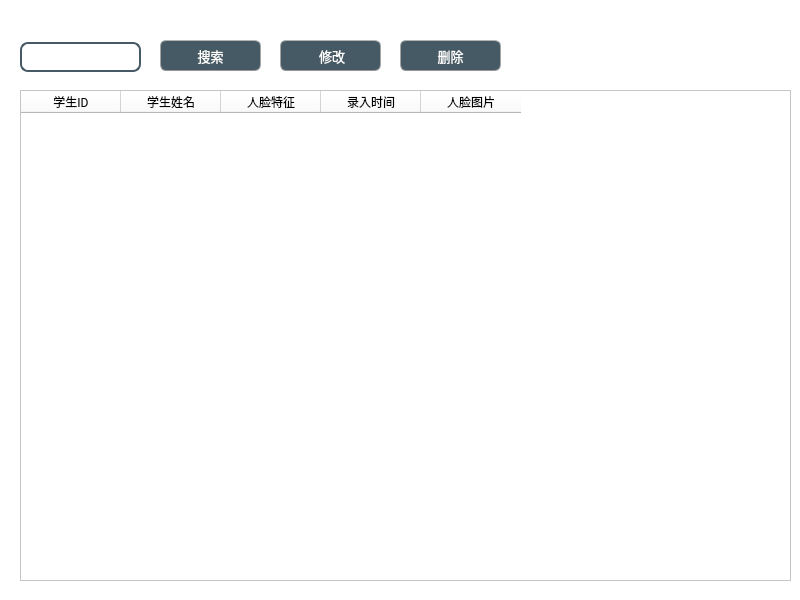
<?xml version="1.0" encoding="UTF-8"?>
<ui version="4.0">
 <class>CheckInRecordForm</class>
 <widget class="QWidget" name="CheckInRecordForm">
  <property name="geometry">
   <rect>
    <x>0</x>
    <y>0</y>
    <width>800</width>
    <height>600</height>
   </rect>
  </property>
  <property name="windowTitle">
   <string>Form</string>
  </property>
  <property name="styleSheet">
   <string notr="true">background-color: rgb(255, 255, 255);</string>
  </property>
  <widget class="QPushButton" name="pushButton_search">
   <property name="geometry">
    <rect>
     <x>160</x>
     <y>40</y>
     <width>101</width>
     <height>31</height>
    </rect>
   </property>
   <property name="font">
    <font>
     <family>Roboto</family>
     <pointsize>10</pointsize>
     <weight>50</weight>
     <bold>false</bold>
    </font>
   </property>
   <property name="styleSheet">
    <string notr="true">QPushButton{
	
	color: rgb(255, 255, 255);
	border-width: 1px;
	border-radius: 6px;
	border-bottom-color: rgb(150,150,150);
	border-right-color: rgb(165,165,165);
	border-left-color: rgb(165,165,165);
	border-top-color: rgb(180,180,180);
	border-style: solid;
	padding: 4px;
	background-color: rgb(69, 90, 100);
}
QPushButton:hover{
	color: rgb(255, 255, 255);
	border-width: 1px;
	border-radius:6px;
	border-top-color: rgb(255,150,60);
	border-right-color: qlineargradient(spread:pad, x1:0, y1:1, x2:1, y2:0, stop:0 rgba(200, 70, 20, 255), stop:1 rgba(255,150,60, 255));
	border-left-color:  qlineargradient(spread:pad, x1:1, y1:0, x2:0, y2:0, stop:0 rgba(200, 70, 20, 255), stop:1 rgba(255,150,60, 255));
	border-bottom-color: rgb(200,70,20);
	border-style: solid;
	padding: 2px;
	background-color: rgb(69, 90, 100);
}
QPushButton:default{
	color: rgb(255, 255, 255);
	border-width: 1px;
	border-radius:6px;
	border-top-color: rgb(255,150,60);
	border-right-color: qlineargradient(spread:pad, x1:0, y1:1, x2:1, y2:0, stop:0 rgba(200, 70, 20, 255), stop:1 rgba(255,150,60, 255));
	border-left-color:  qlineargradient(spread:pad, x1:1, y1:0, x2:0, y2:0, stop:0 rgba(200, 70, 20, 255), stop:1 rgba(255,150,60, 255));
	border-bottom-color: rgb(200,70,20);
	border-style: solid;
	padding: 2px;
	background-color: qlineargradient(spread:pad, x1:0.5, y1:1, x2:0.5, y2:0, stop:0 rgba(220, 220, 220, 255), stop:1 rgba(255, 255, 255, 255));
}
QPushButton:pressed{
	color: rgb(255, 255, 255);
	border-width: 1px;
	border-radius: 6px;
	border-width: 1px;
	border-top-color: rgba(255,150,60,200);
	border-right-color: qlineargradient(spread:pad, x1:0, y1:1, x2:1, y2:0, stop:0 rgba(200, 70, 20, 255), stop:1 rgba(255,150,60, 200));
	border-left-color:  qlineargradient(spread:pad, x1:1, y1:0, x2:0, y2:0, stop:0 rgba(200, 70, 20, 255), stop:1 rgba(255,150,60, 200));
	border-bottom-color: rgba(200,70,20,200);
	border-style: solid;
	padding: 2px;
	
	background-color: rgb(129, 156, 169);
	
}</string>
   </property>
   <property name="text">
    <string>搜索</string>
   </property>
   <property name="icon">
    <iconset resource="resource.qrc">
     <normaloff>:/icon/pic/search.png</normaloff>:/icon/pic/search.png</iconset>
   </property>
  </widget>
  <widget class="QPushButton" name="pushButton_modify">
   <property name="geometry">
    <rect>
     <x>280</x>
     <y>40</y>
     <width>101</width>
     <height>31</height>
    </rect>
   </property>
   <property name="font">
    <font>
     <family>Roboto</family>
     <pointsize>10</pointsize>
     <weight>50</weight>
     <bold>false</bold>
    </font>
   </property>
   <property name="styleSheet">
    <string notr="true">QPushButton{
	
	color: rgb(255, 255, 255);
	border-width: 1px;
	border-radius: 6px;
	border-bottom-color: rgb(150,150,150);
	border-right-color: rgb(165,165,165);
	border-left-color: rgb(165,165,165);
	border-top-color: rgb(180,180,180);
	border-style: solid;
	padding: 4px;
	background-color: rgb(69, 90, 100);
}
QPushButton:hover{
	color: rgb(255, 255, 255);
	border-width: 1px;
	border-radius:6px;
	border-top-color: rgb(255,150,60);
	border-right-color: qlineargradient(spread:pad, x1:0, y1:1, x2:1, y2:0, stop:0 rgba(200, 70, 20, 255), stop:1 rgba(255,150,60, 255));
	border-left-color:  qlineargradient(spread:pad, x1:1, y1:0, x2:0, y2:0, stop:0 rgba(200, 70, 20, 255), stop:1 rgba(255,150,60, 255));
	border-bottom-color: rgb(200,70,20);
	border-style: solid;
	padding: 2px;
	background-color: rgb(69, 90, 100);
}
QPushButton:default{
	color: rgb(255, 255, 255);
	border-width: 1px;
	border-radius:6px;
	border-top-color: rgb(255,150,60);
	border-right-color: qlineargradient(spread:pad, x1:0, y1:1, x2:1, y2:0, stop:0 rgba(200, 70, 20, 255), stop:1 rgba(255,150,60, 255));
	border-left-color:  qlineargradient(spread:pad, x1:1, y1:0, x2:0, y2:0, stop:0 rgba(200, 70, 20, 255), stop:1 rgba(255,150,60, 255));
	border-bottom-color: rgb(200,70,20);
	border-style: solid;
	padding: 2px;
	background-color: qlineargradient(spread:pad, x1:0.5, y1:1, x2:0.5, y2:0, stop:0 rgba(220, 220, 220, 255), stop:1 rgba(255, 255, 255, 255));
}
QPushButton:pressed{
	color: rgb(255, 255, 255);
	border-width: 1px;
	border-radius: 6px;
	border-width: 1px;
	border-top-color: rgba(255,150,60,200);
	border-right-color: qlineargradient(spread:pad, x1:0, y1:1, x2:1, y2:0, stop:0 rgba(200, 70, 20, 255), stop:1 rgba(255,150,60, 200));
	border-left-color:  qlineargradient(spread:pad, x1:1, y1:0, x2:0, y2:0, stop:0 rgba(200, 70, 20, 255), stop:1 rgba(255,150,60, 200));
	border-bottom-color: rgba(200,70,20,200);
	border-style: solid;
	padding: 2px;
	
	background-color: rgb(129, 156, 169);
	
}</string>
   </property>
   <property name="text">
    <string> 修改</string>
   </property>
   <property name="icon">
    <iconset resource="resource.qrc">
     <normaloff>:/icon/pic/change.png</normaloff>:/icon/pic/change.png</iconset>
   </property>
  </widget>
  <widget class="QTableWidget" name="tableWidget">
   <property name="geometry">
    <rect>
     <x>20</x>
     <y>90</y>
     <width>771</width>
     <height>491</height>
    </rect>
   </property>
   <property name="font">
    <font>
     <family>Roboto</family>
    </font>
   </property>
   <property name="styleSheet">
    <string notr="true"/>
   </property>
   <column>
    <property name="text">
     <string>学生ID</string>
    </property>
    <property name="font">
     <font>
      <family>Roboto</family>
     </font>
    </property>
    <property name="textAlignment">
     <set>AlignCenter</set>
    </property>
   </column>
   <column>
    <property name="text">
     <string>学生姓名</string>
    </property>
    <property name="font">
     <font>
      <family>Roboto</family>
      <underline>false</underline>
     </font>
    </property>
    <property name="textAlignment">
     <set>AlignCenter</set>
    </property>
   </column>
   <column>
    <property name="text">
     <string>人脸特征</string>
    </property>
    <property name="font">
     <font>
      <family>Roboto</family>
     </font>
    </property>
    <property name="textAlignment">
     <set>AlignCenter</set>
    </property>
   </column>
   <column>
    <property name="text">
     <string>录入时间</string>
    </property>
    <property name="font">
     <font>
      <family>Roboto</family>
     </font>
    </property>
    <property name="textAlignment">
     <set>AlignCenter</set>
    </property>
   </column>
   <column>
    <property name="text">
     <string>人脸图片</string>
    </property>
    <property name="textAlignment">
     <set>AlignCenter</set>
    </property>
   </column>
  </widget>
  <widget class="QPushButton" name="pushButton_delete">
   <property name="geometry">
    <rect>
     <x>400</x>
     <y>40</y>
     <width>101</width>
     <height>31</height>
    </rect>
   </property>
   <property name="font">
    <font>
     <family>Roboto</family>
     <pointsize>10</pointsize>
     <weight>50</weight>
     <bold>false</bold>
    </font>
   </property>
   <property name="styleSheet">
    <string notr="true">QPushButton{
	
	color: rgb(255, 255, 255);
	border-width: 1px;
	border-radius: 6px;
	border-bottom-color: rgb(150,150,150);
	border-right-color: rgb(165,165,165);
	border-left-color: rgb(165,165,165);
	border-top-color: rgb(180,180,180);
	border-style: solid;
	padding: 4px;
	background-color: rgb(69, 90, 100);
}
QPushButton:hover{
	color: rgb(255, 255, 255);
	border-width: 1px;
	border-radius:6px;
	border-top-color: rgb(255,150,60);
	border-right-color: qlineargradient(spread:pad, x1:0, y1:1, x2:1, y2:0, stop:0 rgba(200, 70, 20, 255), stop:1 rgba(255,150,60, 255));
	border-left-color:  qlineargradient(spread:pad, x1:1, y1:0, x2:0, y2:0, stop:0 rgba(200, 70, 20, 255), stop:1 rgba(255,150,60, 255));
	border-bottom-color: rgb(200,70,20);
	border-style: solid;
	padding: 2px;
	background-color: rgb(69, 90, 100);
}
QPushButton:default{
	color: rgb(255, 255, 255);
	border-width: 1px;
	border-radius:6px;
	border-top-color: rgb(255,150,60);
	border-right-color: qlineargradient(spread:pad, x1:0, y1:1, x2:1, y2:0, stop:0 rgba(200, 70, 20, 255), stop:1 rgba(255,150,60, 255));
	border-left-color:  qlineargradient(spread:pad, x1:1, y1:0, x2:0, y2:0, stop:0 rgba(200, 70, 20, 255), stop:1 rgba(255,150,60, 255));
	border-bottom-color: rgb(200,70,20);
	border-style: solid;
	padding: 2px;
	background-color: qlineargradient(spread:pad, x1:0.5, y1:1, x2:0.5, y2:0, stop:0 rgba(220, 220, 220, 255), stop:1 rgba(255, 255, 255, 255));
}
QPushButton:pressed{
	color: rgb(255, 255, 255);
	border-width: 1px;
	border-radius: 6px;
	border-width: 1px;
	border-top-color: rgba(255,150,60,200);
	border-right-color: qlineargradient(spread:pad, x1:0, y1:1, x2:1, y2:0, stop:0 rgba(200, 70, 20, 255), stop:1 rgba(255,150,60, 200));
	border-left-color:  qlineargradient(spread:pad, x1:1, y1:0, x2:0, y2:0, stop:0 rgba(200, 70, 20, 255), stop:1 rgba(255,150,60, 200));
	border-bottom-color: rgba(200,70,20,200);
	border-style: solid;
	padding: 2px;
	
	background-color: rgb(129, 156, 169);
	
}</string>
   </property>
   <property name="text">
    <string>删除</string>
   </property>
   <property name="icon">
    <iconset resource="resource.qrc">
     <normaloff>:/icon/pic/delete (1).png</normaloff>:/icon/pic/delete (1).png</iconset>
   </property>
  </widget>
  <widget class="QLineEdit" name="lineEdit_search">
   <property name="geometry">
    <rect>
     <x>20</x>
     <y>42</y>
     <width>121</width>
     <height>30</height>
    </rect>
   </property>
   <property name="styleSheet">
    <string notr="true">background-color: rgb(255, 255, 255);
border: 2px solid;
border-color: rgb(69, 90, 100);
border-radius:8px;</string>
   </property>
  </widget>
 </widget>
 <resources>
  <include location="resource.qrc"/>
 </resources>
 <connections/>
</ui>
